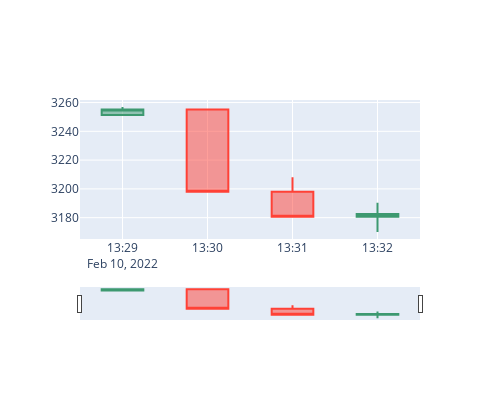

Notebook code cell kept with this figure:
### Code cell
import plotly.graph_objects as go

fig = go.Figure(data=[go.Candlestick(x=new_df['time'],
                open=new_df['open'],
                high=new_df['high'],
                low=new_df['low'],
                close=new_df['close'])])
fig.update_layout(
    autosize=False,
    width=500,  # You can adjust this to suit your needs
    height=400  # You can adjust this to suit your needs
)

fig.show()

### Figure 1 — Plotly figure (JSON) as saved in the notebook; plotly's stock layout.template omitted (floating-point values rounded to 4 significant figures)
{"data": [{"close": [3255.0, 3198.0, 3181.0, 3183.0], "high": [3257.0, 3255.0, 3208.0, 3190.0], "low": [3251.0, 3198.0, 3181.0, 3170], "open": [3251.0, 3255.0, 3198.0, 3181.0], "type": "candlestick", "x": ["2022-02-10T13:29:00", "2022-02-10T13:30:00", "2022-02-10T13:31:00", "2022-02-10T13:32:00"]}], "layout": {"autosize": false, "height": 400, "width": 500}}
